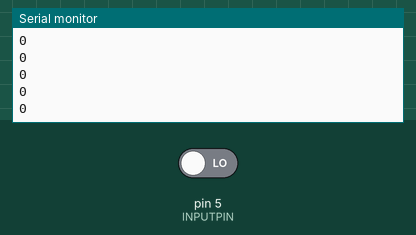
A sketch run on a simulated Arduino Uno, built with avr-gcc and run on an emulated ATmega328P. Shown: the last lines printed to the serial monitor. The inputs (shaded band) are chosen by the test bench; at power-on: pin 5 (INPUTPIN) LOW.

Above: at 1.2 s.
1.3 s: pin 5 (INPUTPIN) driven HIGH
At 1.32 s:
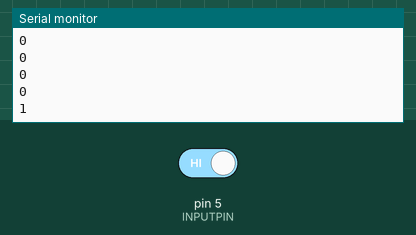
2.8 s: pin 5 (INPUTPIN) driven LOW
At 2.83 s:
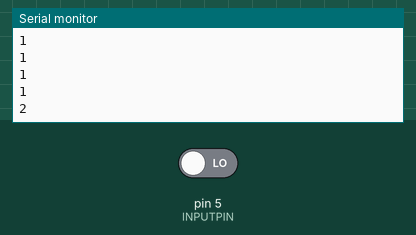
Timing chart, 0 to 5.8 s (numbered marks = the images above; inputs shaded):
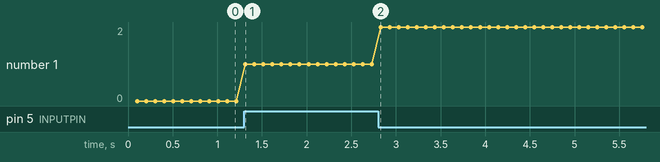

Measured:
- after the input at 1.3 s, the serial monitor: prints a new line at once (image 1)
- after the input at 2.8 s, the serial monitor: prints a new line at once (image 2)
- plotted number 1: 0 → 1 after the input at 1.3 s, 1 → 2 after the input at 2.8 s

The sketch:

encoders.pde
```cpp
#define INPUT 0
#define INPUTPIN 5
#define TICKSPERREV 160.0
#define CIRCUMFERENCE 1.1 //(in meters)
#define MAX_TICKS 32001

unsigned int previousTime = 0;
unsigned int currentTime = 0;
unsigned int deltaTime = 0;
int state = 0;
int val = 0;
int ticks = 0;

void setup()
{
  pinMode(INPUTPIN, INPUT);
  Serial.begin(9600);
  previousTime = millis();
}

void loop()
{
  if((val = digitalRead(INPUTPIN)) != state)
  {
    ticks = (ticks + 1) % MAX_TICKS;
    state = val;
  }

  currentTime = millis();
  if( (currentTime - previousTime) > 100 ) // Send at 10 Hz
  {
    previousTime = currentTime;
    Serial.println(ticks);
  }
}
```
